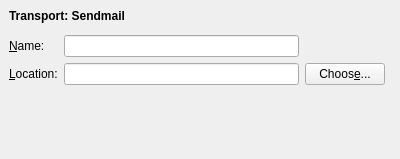
<ui version="4.0" >
 <author>Volker Krause &lt;vkrause@kde.org></author>
 <class>SendmailSettings</class>
 <widget class="QWidget" name="SendmailSettings" >
  <property name="geometry" >
   <rect>
    <x>0</x>
    <y>0</y>
    <width>400</width>
    <height>159</height>
   </rect>
  </property>
  <property name="windowTitle" >
   <string>Form</string>
  </property>
  <layout class="QGridLayout" >
   <property name="margin" >
    <number>9</number>
   </property>
   <property name="spacing" >
    <number>6</number>
   </property>
   <item row="4" column="1" >
    <spacer>
     <property name="orientation" >
      <enum>Qt::Vertical</enum>
     </property>
     <property name="sizeHint" >
      <size>
       <width>20</width>
       <height>21</height>
      </size>
     </property>
    </spacer>
   </item>
   <item row="1" column="0" colspan="4" >
    <widget class="KSeparator" name="kseparator" />
   </item>
   <item row="0" column="0" colspan="3" >
    <widget class="QLabel" name="titleLabel" >
     <property name="font" >
      <font>
       <weight>75</weight>
       <bold>true</bold>
      </font>
     </property>
     <property name="text" >
      <string>Transport: Sendmail</string>
     </property>
    </widget>
   </item>
   <item row="3" column="0" >
    <widget class="QLabel" name="label_2" >
     <property name="text" >
      <string>&amp;Location:</string>
     </property>
     <property name="buddy" >
      <cstring>kcfg_host</cstring>
     </property>
    </widget>
   </item>
   <item row="2" column="0" >
    <widget class="QLabel" name="nameLabel" >
     <property name="text" >
      <string>&amp;Name:</string>
     </property>
     <property name="buddy" >
      <cstring>kcfg_name</cstring>
     </property>
    </widget>
   </item>
   <item row="3" column="2" >
    <widget class="KPushButton" name="chooseButton" >
     <property name="text" >
      <string>Choos&amp;e...</string>
     </property>
    </widget>
   </item>
   <item row="3" column="1" >
    <widget class="KLineEdit" name="kcfg_host" />
   </item>
   <item row="2" column="1" >
    <widget class="KLineEdit" name="kcfg_name" />
   </item>
  </layout>
 </widget>
 <layoutfunction spacing="KDialog::spacingHint()" margin="KDialog::marginHint()" />
 <customwidgets>
  <customwidget>
   <class>KSeparator</class>
   <extends>QFrame</extends>
   <header>kseparator.h</header>
  </customwidget>
  <customwidget>
   <class>KPushButton</class>
   <extends>QPushButton</extends>
   <header>kpushbutton.h</header>
  </customwidget>
  <customwidget>
   <class>KLineEdit</class>
   <extends>QLineEdit</extends>
   <header>klineedit.h</header>
  </customwidget>
 </customwidgets>
 <resources/>
 <connections/>
</ui>
